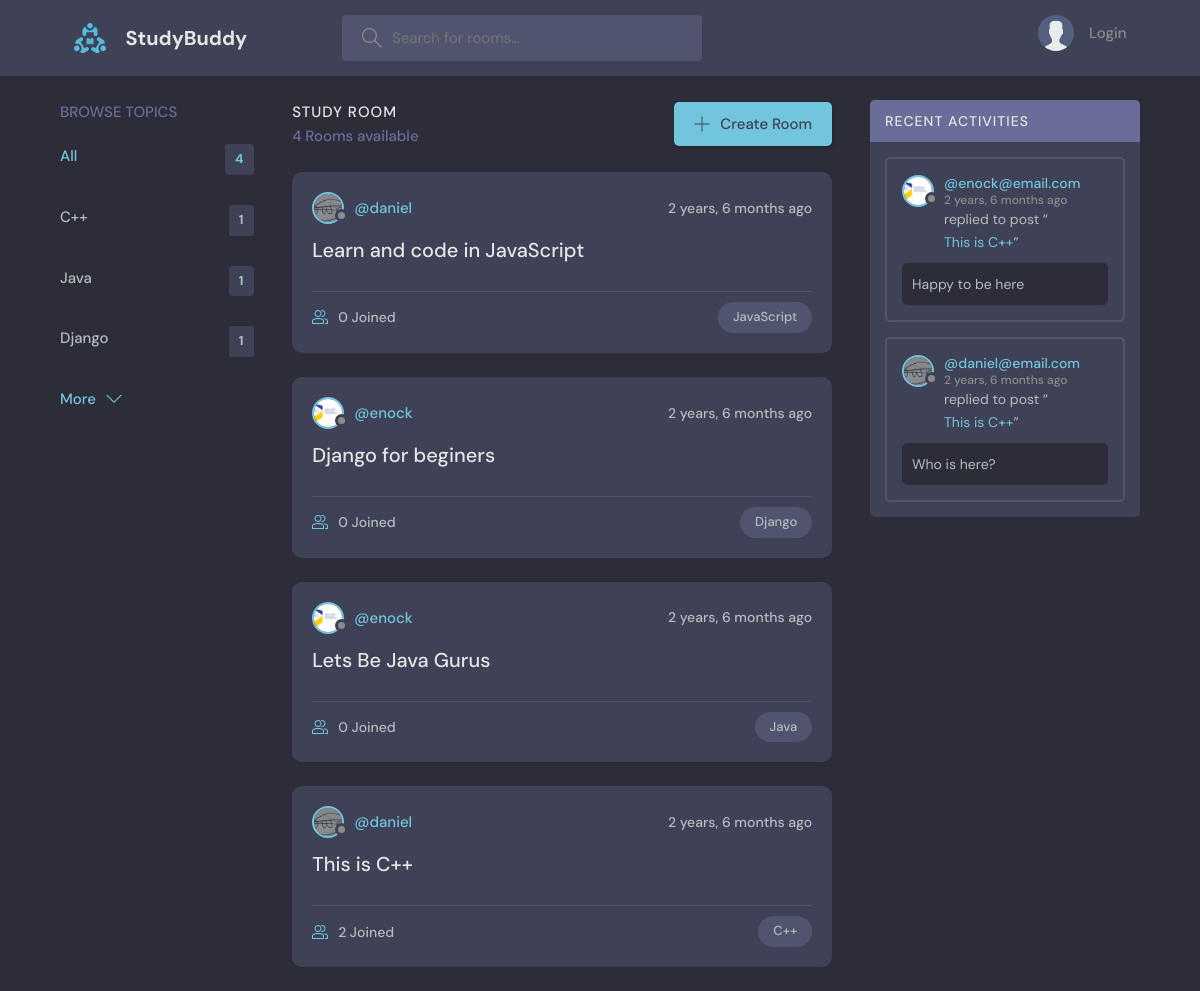
The page / on the database its author committed.
### base/models.py (models this page shows, shortened)
class Topic(models.Model):
    name = models.CharField(max_length=200)

class Room(models.Model):
    host = models.ForeignKey(User, on_delete=models.SET_NULL, null=True)
    topic = models.ForeignKey(Topic, on_delete=models.SET_NULL, null=True)
    name = models.CharField(max_length=200)
    description = models.TextField(null = True, blank = True)
    participants = models.ManyToManyField(User, related_name='participants', blank=True)
    updated = models.DateTimeField(auto_now = True)
    created = models.DateTimeField(auto_now_add = True)
    class Meta:
        ordering = ['-updated', '-created']
    def __str__(self):
        return self.name

class User(AbstractUser):
    name = models.CharField(max_length = 200, null=True)
    email = models.EmailField(unique=True, null=True)
    bio = models.TextField(null=True)
    avatar = models.ImageField(null=True, default="avatar.svg")
    USERNAME_FIELD = 'email'
    REQUIRED_FIELDS = []

class Message(models.Model):
    user = models.ForeignKey(User, on_delete=models.CASCADE)
    room = models.ForeignKey(Room, on_delete=models.CASCADE)
    body = models.TextField()
    updated = models.DateTimeField(auto_now = True)
    created = models.DateTimeField(auto_now_add = True)
    class Meta:
        ordering = ['-updated', '-created']

### base/views.py (the view)
# urls.py: path('', views.home, name='home'),
def home(request):
    q = request.GET.get('q') if request.GET.get('q') != None else ''
    rooms = Room.objects.filter(
        Q(topic__name__icontains = q) |
        Q(name__icontains = q) |
        Q(description__icontains = q)
    )
    topics_all = Topic.objects.all()
    topics = Topic.objects.all()[0:3]
    room_count = rooms.count()
    room_messages = Message.objects.filter(Q(room__topic__name__icontains=q))
    context = {'rooms': rooms, 'topics': topics, 'room_count': room_count, 'room_messages': room_messages, 'topics_all':topics_all}
    return render(request, 'base/home.html', context)

### base/templates/base/home.html (shortened to what this page needs)
{% extends 'main.html' %}
{% block content %}
  <main class="layout layout--3">
    <div class="container">
      {% include 'base/topics_component.html' %}
      <div class="roomList">
        <div class="roomList__header">
          <div>
            <h2>Study Room</h2>
            <p>{{room_count}} Rooms available</p>
          </div>
          <a class="btn btn--main" href="{% url 'create-room' %}">
            <svg version="1.1" xmlns="http://www.w3.org/2000/svg" width="32" height="32" viewBox="0 0 32 32">
              <title>add</title>
              <path
                d="M16.943 0.943h-1.885v14.115h-14.115v1.885h14.115v14.115h1.885v-14.115h14.115v-1.885h-14.115v-14.115z"
              ></path>
            </svg>
            Create Room
          </a>
        </div>
        {% include 'base/feeds_component.html' %}
      </div>
      {% include 'base/activity_component.html' %}
    </div>
  </main>
{% endblock content %}

### base/templates/base/topics_component.html
<div class="topics">
    <div class="topics__header">
      <h2>Browse Topics</h2>
    </div>
    <ul class="topics__list">
      <li>
        <a href="{% url 'home' %}" class="active">All <span>{{ topics_all.count}}</span></a>
      </li>
      {% for topic in topics %}
      <li>
        <a href="{% url 'home' %}?q={{topic.name}}">{{topic.name}} <span>{{ topic.room_set.all.count}}</span></a>
      </li>
      {% endfor%}
    </ul>
    {% if topics_all.count > 3 %}
    <a class="btn btn--link" href="{% url 'topics' %}">
      More
      <svg version="1.1" xmlns="http://www.w3.org/2000/svg" width="32" height="32" viewBox="0 0 32 32">
        <title>chevron-down</title>
        <path d="M16 21l-13-13h-3l16 16 16-16h-3l-13 13z"></path>
      </svg>
    </a>
    {% endif %}
  </div>

### base/templates/base/feeds_component.html (shortened to what this page needs)
{% for room in rooms %}
<div class="roomListRoom">
    <div class="roomListRoom__header">
      <a href="{% url 'user-profile' room.host.id %}" class="roomListRoom__author">
        <div class="avatar avatar--small">
          <img src="{{room.host.avatar.url}}" />
        </div>
        <span>@{{room.host.username}}</span>
      </a>
      <div class="roomListRoom__actions">
        <span>{{room.created|timesince}} ago</span>
      </div>
    </div>
    <div class="roomListRoom__content">
      <a href="{% url 'room' room.id %}">{{room.name}}</a>
    </div>
    <div class="roomListRoom__meta">
      <a href="{% url 'room' room.id %}" class="roomListRoom__joined">
        {{room.participants.all.count}} Joined
      </a>
      <p class="roomListRoom__topic">{{room.topic.name}}</p>
    </div>
</div>
{% endfor %}

### base/templates/base/activity_component.html (shortened to what this page needs)
<div class="activities">
    <div class="activities__header">
      <h2>Recent Activities</h2>
    </div>
    {% for message in room_messages%}
        <div class="activities__box">
        <div class="activities__boxHeader roomListRoom__header">
            <a href="{% url 'user-profile' message.user.id %}" class="roomListRoom__author">
            <div class="avatar avatar--small">
                <img src="{{message.user.avatar.url}}" />
            </div>
            <p>
                @{{message.user}}
                <span>{{message.created | timesince}} ago</span>
            </p>
            </a>
        </div>
        <div class="activities__boxContent">
            <p>replied to post “<a href="{% url 'room' message.room.id %}">{{message.room}}</a>”</p>
            <div class="activities__boxRoomContent">
            {{message.body}}
            </div>
        </div>
        </div>
    {% endfor %}
  </div>

### rows shown on the page
Topic: name "C++", room_set.all.count "1"
Topic: name "Java", room_set.all.count "1"
Topic: name "Django", room_set.all.count "1"
Room: host.avatar (picture), host.username "daniel", created "2 years, 6 months", name "Learn and code in JavaScript", participants.all.count "0", topic.name "JavaScript"
Room: host.avatar (picture), host.username "enock", created "2 years, 6 months", name "Django for beginers", participants.all.count "0", topic.name "Django"
Room: host.avatar (picture), host.username "enock", created "2 years, 6 months", name "Lets Be Java Gurus", participants.all.count "0", topic.name "Java"
Room: host.avatar (picture), host.username "daniel", created "2 years, 6 months", name "This is C++", participants.all.count "2", topic.name "C++"
Message: user.avatar (picture), user "enock@email.com", created "2 years, 6 months", room "This is C++", body "Happy to be here"
Message: user.avatar (picture), user "daniel@email.com", created "2 years, 6 months", room "This is C++", body "Who is here?"

### other values the page prints
{{ topics_all.count }} "4"
{{ room_count }} "4"
